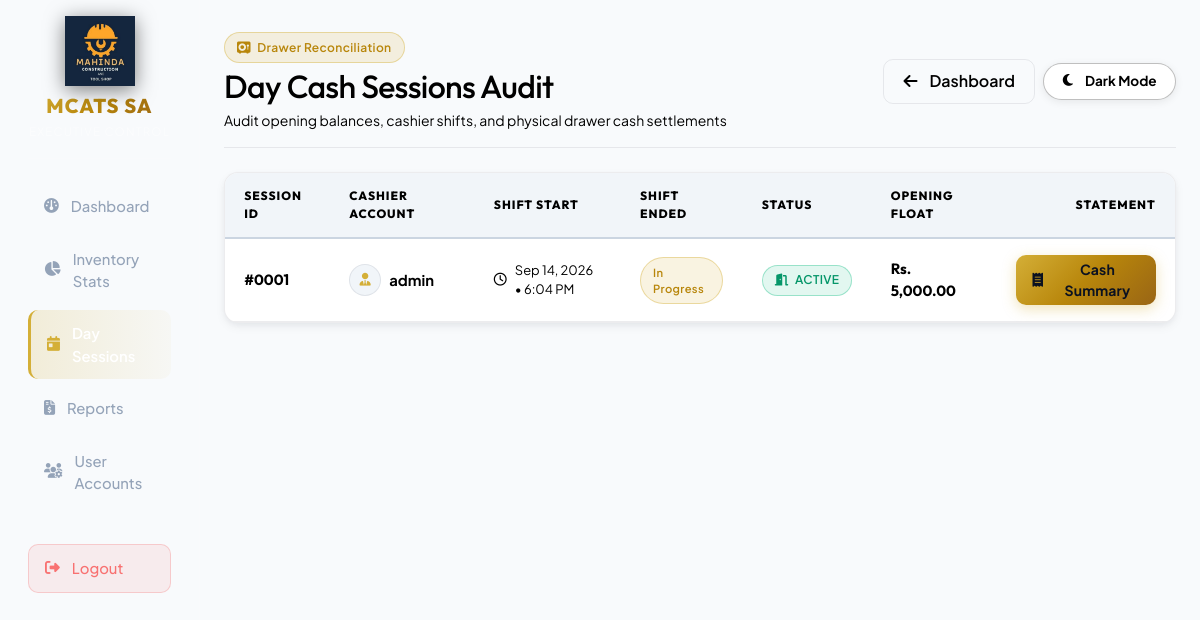
Screenshot of /views/admin/sessions_report.php (signed in) with the database file from the repository.
### tables this page shows
CREATE TABLE IF NOT EXISTS `cash_sessions` (
    `id` int(11) NOT NULL AUTO_INCREMENT,
    `user_id` int(11) NOT NULL,
    `opening_balance` decimal(10,2) NOT NULL,
    `closing_balance` decimal(10,2) DEFAULT NULL,
    `opened_at` timestamp NOT NULL DEFAULT current_timestamp(),
    `closed_at` timestamp NULL DEFAULT NULL,
    `status` enum('open','closed') DEFAULT 'open',
    PRIMARY KEY (`id`)
);

CREATE TABLE IF NOT EXISTS `users` (
    `user_id` int(11) NOT NULL AUTO_INCREMENT,
    `username` varchar(50) NOT NULL,
    `password` varchar(255) NOT NULL,
    `role` enum('super_admin','admin') NOT NULL,
    PRIMARY KEY (`user_id`),
    UNIQUE KEY `username` (`username`)
);

### views/admin/sessions_report.php (the view, shortened to what this page needs)
<?php
include_once __DIR__ . '/../../db.php';
$query = "SELECT s.*, u.username FROM cash_sessions s JOIN users u ON s.user_id = u.user_id ORDER BY s.opened_at DESC";
$sessions = $conn->query($query);
?>
<!DOCTYPE html>
<html lang="en">
<head>
    <link href="https://cdn.jsdelivr.net/npm/bootstrap@5.3.0/dist/css/bootstrap.min.css" rel="stylesheet">
    <link rel="stylesheet" href="https://cdnjs.cloudflare.com/ajax/libs/font-awesome/6.4.0/css/all.min.css">
    <link rel="stylesheet" href="../../css/luxury.css">
</head>
<body>
    <div class="container-fluid">
        <div class="row">
            <nav id="sidebarMenu" class="col-md-3 col-lg-2 d-md-block luxury-sidebar offcanvas-md offcanvas-start">
                <div class="position-sticky pt-3 px-3">
                    <div class="d-none d-md-block mb-4 text-center pb-3 border-bottom" style="border-color: var(--obsidian-border) !important;">
                        <img src="../../img/logo.png" style="width: 70px; filter: drop-shadow(0 4px 10px rgba(0,0,0,0.5));" class="mb-2" alt="MCATS Logo">
                        <h4 class="luxury-brand-title m-0">MCATS SA</h4>
                        <small class="text-white-50" style="font-size: 0.725rem; letter-spacing: 0.1em;">EXECUTIVE CONTROL</small>
                    </div>
                    <div class="nav flex-column">
                        <a href="sahome.php" class="luxury-nav-link"><i class="fa-solid fa-gauge"></i>Dashboard</a>
                        <a href="inventory_stats.php" class="luxury-nav-link"><i class="fa-solid fa-chart-pie"></i>Inventory Stats</a>
                        <a href="sessions_report.php" class="luxury-nav-link active"><i class="fa-solid fa-calendar-day"></i>Day Sessions</a>
                        <a href="reports.php" class="luxury-nav-link"><i class="fa-solid fa-file-invoice-dollar"></i>Reports</a>
                        <a href="manage_user.php?action=add" class="luxury-nav-link"><i class="fa-solid fa-users-gear"></i>User Accounts</a>
                        <a href="../../logout.php" class="luxury-nav-link logout"><i class="fa-solid fa-right-from-bracket"></i>Logout</a>
                    </div>
                </div>
            </nav>
            <main class="col-md-9 ms-sm-auto col-lg-10 px-md-4 py-4">
                <div class="d-flex justify-content-between flex-wrap flex-md-nowrap align-items-center pt-2 pb-3 mb-4 border-bottom position-relative" style="border-color: var(--border-subtle) !important;">
                    <div>
                        <div class="d-flex align-items-center gap-2 mb-1">
                            <span class="luxury-badge luxury-badge-gold"><i class="fa-solid fa-vault"></i> Drawer Reconciliation</span>
                        </div>
                        <h1 class="h2 mb-0">Day Cash Sessions Audit</h1>
                        <p class="text-muted small mb-0 mt-1">Audit opening balances, cashier shifts, and physical drawer cash settlements</p>
                    </div>
                    <div class="mt-3 mt-md-0 d-flex align-items-center gap-2">
                        <a href="sahome.php" class="btn btn-luxury-outline">
                            <i class="fa-solid fa-arrow-left me-1"></i> Dashboard
                        </a>
                        <button id="themeToggle" class="theme-toggle-btn"><i class="fa-solid fa-moon me-1"></i> Dark Mode</button>
                    </div>
                </div>
                <div class="luxury-card overflow-hidden mb-5">
                    <div class="table-responsive">
                        <table class="luxury-table align-middle">
                            <thead>
                                <tr>
                                    <th>Session ID</th>
                                    <th>Cashier Account</th>
                                    <th>Shift Start</th>
                                    <th>Shift Ended</th>
                                    <th>Status</th>
                                    <th>Opening Float</th>
                                    <th class="text-end">Statement</th>
                                </tr>
                            </thead>
                            <tbody>
                                <?php while($row = $sessions->fetch_assoc()): ?>
                                <tr>
                                    <td class="fw-bold text-muted" style="font-family: var(--font-heading);">
                                        #<?php echo str_pad($row['id'], 4, '0', STR_PAD_LEFT); ?>
                                    </td>
                                    <td>
                                        <div class="d-flex align-items-center gap-2">
                                            <div class="rounded-circle d-flex align-items-center justify-content-center" style="width: 32px; height: 32px; background: var(--bg-surface-elevated); border: 1px solid var(--border-subtle); color: var(--gold-primary);">
                                                <i class="fa-solid fa-user-tie" style="font-size: 0.8rem;"></i>
                                            </div>
                                            <strong><?php echo htmlspecialchars($row['username']); ?></strong>
                                        </div>
                                    </td>
                                    <td>
                                        <div class="d-flex align-items-center gap-2 text-muted small">
                                            <i class="fa-regular fa-clock"></i>
                                            <span><?php echo date("M j, Y", strtotime($row['opened_at'])) . ' &bull; ' . date("g:i A", strtotime($row['opened_at'])); ?></span>
                                        </div>
                                    </td>
                                    <td>
                                        <?php if ($row['closed_at']): ?>
                                            <div class="d-flex align-items-center gap-2 text-muted small">
                                                <i class="fa-regular fa-circle-check text-success"></i>
                                                <span><?php echo date("M j, Y", strtotime($row['closed_at'])) . ' &bull; ' . date("g:i A", strtotime($row['closed_at'])); ?></span>
                                            </div>
                                        <?php else: ?>
                                            <span class="luxury-badge luxury-badge-gold" style="font-size: 0.7rem;">In Progress</span>
                                        <?php endif; ?>
                                    </td>
                                    <td>
                                        <?php if($row['status'] == 'open'): ?>
                                            <span class="luxury-badge luxury-badge-emerald"><i class="fa-solid fa-door-open"></i> ACTIVE</span>
                                        <?php else: ?>
                                            <span class="luxury-badge luxury-badge-slate"><i class="fa-solid fa-lock"></i> CLOSED</span>
                                        <?php endif; ?>
                                    </td>
                                    <td class="fw-bold" style="font-family: var(--font-heading); color: var(--gold-primary);">
                                        Rs. <?php echo number_format($row['opening_balance'], 2); ?>
                                    </td>
                                    <td class="text-end">
                                        <a href="session_payment_summary.php?id=<?php echo $row['id']; ?>" class="btn btn-sm btn-luxury-gold py-1 px-3">
                                            <i class="fa-solid fa-receipt me-1"></i> Cash Summary
                                        </a>
                                    </td>
                                </tr>
                                <?php endwhile; ?>
                            </tbody>
                        </table>
                    </div>
                </div>
            </main>
        </div>
    </div>
</body>
</html>

### rows the page displays
cash_sessions: id "0001", user.username "admin", opened_at "Sep 14, 2026", opened_at "6:04 PM", shows "In Progress", status "open" (drawn), opening_balance "5,000.00"
